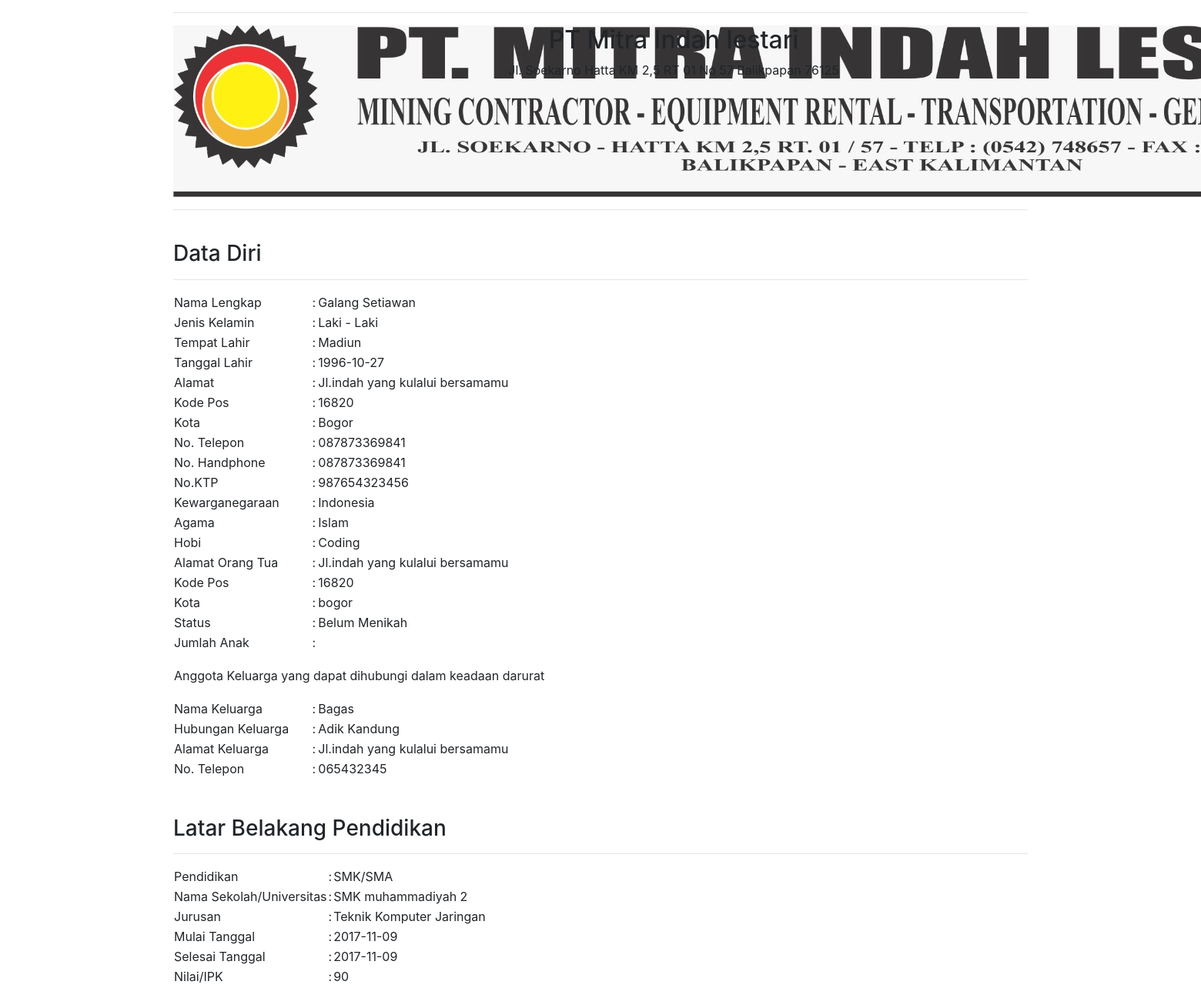
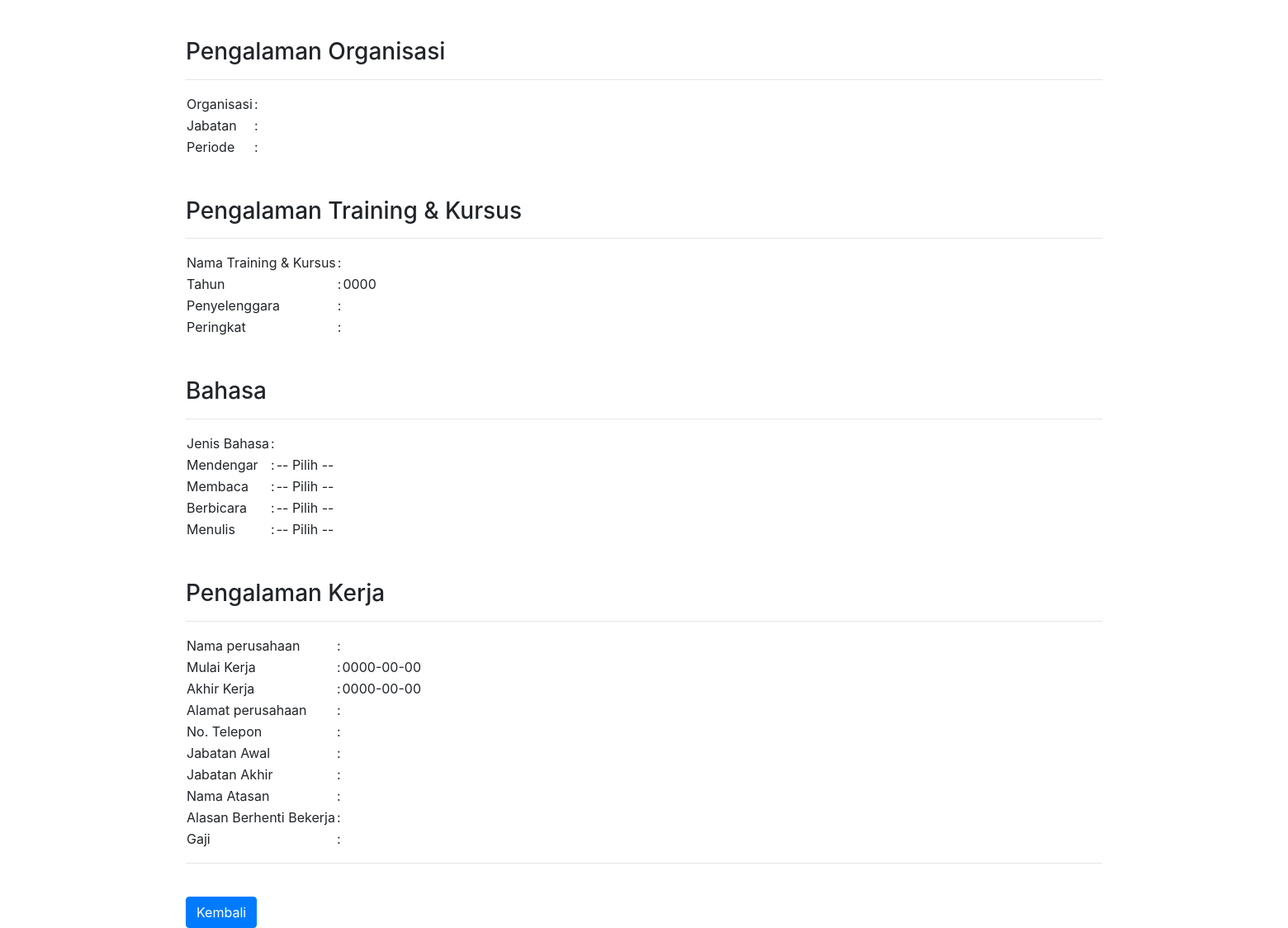
Page /pelamar/lihat_pelamar.php?id_pelamar=320010 on the committed database (2 pictures, top to bottom).
### tables this page shows
CREATE TABLE `pelamar` (
  `id_pelamar` int(5) NOT NULL,
  `posisi_pekerjaan` varchar(20) NOT NULL,
  `lokasi_seleksi` varchar(13) NOT NULL,
  `username` varchar(40) NOT NULL,
  `password` varchar(18) NOT NULL,
  `nama` varchar(40) NOT NULL,
  `jekel` varchar(15) NOT NULL,
  `tempat_lhr` varchar(25) NOT NULL,
  `tgl_lhr` date NOT NULL,
  `alamat` varchar(40) NOT NULL,
  `kodepos` varchar(15) NOT NULL,
  `kota` varchar(15) NOT NULL,
  `no_tlp` varchar(20) NOT NULL,
  `no_hp` varchar(20) NOT NULL,
  `ktp` varchar(16) NOT NULL,
  `negara` varchar(20) NOT NULL,
  `agama` varchar(15) NOT NULL,
  `hobi` varchar(10) NOT NULL,
  `alamat_ortu` varchar(35) NOT NULL,
  `kodepos_ortu` varchar(15) NOT NULL,
  `kota_ortu` varchar(15) NOT NULL,
  `status` varchar(15) NOT NULL,
  `jml_anak` varchar(10) NOT NULL,
  `nm_kel` varchar(35) NOT NULL,
  `hubungan` varchar(20) NOT NULL,
  `alamat_kel` varchar(35) NOT NULL,
  `no_kel` varchar(15) NOT NULL,
  `pendidikan` varchar(15) NOT NULL,
  `nm_sekolah` varchar(30) NOT NULL,
  `jurusan` varchar(30) NOT NULL,
  `tgl_mulai` date NOT NULL,
  `tgl_selesai` date NOT NULL,
  `nilai` float NOT NULL,
  `organisasi` varchar(35) NOT NULL,
  `jabatan` varchar(25) NOT NULL,
  `periode_org` varchar(20) NOT NULL,
  `nm_kursus` varchar(30) NOT NULL,
  `tahun` year(4) NOT NULL,
  `penyelenggara` varchar(25) NOT NULL,
  `peringkat` varchar(15) NOT NULL,
  `bahasa` varchar(15) NOT NULL,
  `dengar` varchar(15) NOT NULL,
  `baca` varchar(15) NOT NULL,
  `bicara` varchar(15) NOT NULL,
  `tulis` varchar(15) NOT NULL,
  `nm_pt` varchar(25) NOT NULL,
  `tgl_awal` date NOT NULL,
  `tgl_akhir` date NOT NULL,
  `almt_pt` varchar(35) NOT NULL,
  `tlp_pt` varchar(15) NOT NULL,
  `jabat_awal` varchar(20) NOT NULL,
  `jabat_akhir` varchar(20) NOT NULL,
  `nm_atasan` varchar(30) NOT NULL,
  `alasan` varchar(100) NOT NULL,
  `gaji` varchar(20) NOT NULL,
  `dokumen` longtext NOT NULL,
  `foto` longtext NOT NULL,
  `file_sertifikat` longtext NOT NULL
);

### pelamar/lihat_pelamar.php (the view, shortened to what this page needs)
<?php
	include"koneksi.php";
	$id_pelamar = $_GET['id_pelamar'];
	$query = "SELECT * FROM pelamar where id_pelamar=$id_pelamar";
	$sql = mysqli_query($connect, $query);
	while ($data = mysqli_fetch_array($sql)) {
echo "
<!doctype html>
<html lang='en'>
  <head>
    <link rel='stylesheet' href='https://maxcdn.bootstrapcdn.com/bootstrap/4.0.0-beta.2/css/bootstrap.min.css'>
  </head>
  <body>
  <div class='container'>
	<hr>
	<div class='row'>
		<div class='col-sm-4 col-sm-offsite-2'>
			<a href='' class='rounded'>
				<img src='Logo1.JPG'>
			</a>
		</div>
		<div class='col-sm-6'>
			<h2 class='text-center'>PT Mitra Indah lestari</h2>
			<p class='text-center'>Jl. Soekarno Hatta KM 2,5 RT 01 No 57 Balikpapan 76125</p>
		</div>
	</div>
	<hr>
	<br>
    <h3>Data Diri</h3><hr>
    <table border='0'>
      <tr>
        <td> Nama Lengkap </td>
         <td> : </td>
        <td>".$data['nama']."</td>
      </tr>
      <tr>
        <td> Jenis Kelamin </td>
         <td> : </td>
        <td>".$data['jekel']."</td>
      </tr>
      <tr>
        <td> Tempat Lahir </td>
         <td> : </td>
        <td>".$data['tempat_lhr']."</td>
      </tr>
      <tr>
        <td> Tanggal Lahir </td>
         <td> : </td>
        <td>".$data['tgl_lhr']."</td>
      </tr>
      <tr>
        <td> Alamat </td>
         <td> : </td>
        <td>".$data['alamat']."</td>
      </tr>
      <tr>
        <td> Kode Pos </td>
         <td> : </td>
        <td>".$data['kodepos']."</td>
      </tr>
      <tr>
        <td> Kota </td>
         <td> : </td>
        <td>".$data['kota']."</td>
      </tr>
      <tr>
        <td> No. Telepon </td>
         <td> : </td>
        <td>".$data['no_tlp']."</td>
      </tr>
      <tr>
        <td> No. Handphone </td>
         <td> : </td>
        <td>".$data['no_hp']."</td>
      </tr>
      <tr>
        <td> No.KTP </td>
         <td> : </td>
        <td>".$data['ktp']."</td>
      </tr>
      <tr>
        <td> Kewarganegaraan </td>
         <td> : </td>
        <td>".$data['negara']."</td>
      </tr>
      <tr>
        <td> Agama </td>
         <td> : </td>
        <td>".$data['agama']."</td>
      </tr>
      <tr>
        <td> Hobi </td>
         <td> : </td>
        <td>".$data['hobi']."</td>
      </tr>
      <tr>
        <td> Alamat Orang Tua </td>
         <td> : </td>
        <td>".$data['alamat_ortu']."</td>
      </tr>
      <tr>
        <td> Kode Pos </td>
         <td> : </td>
        <td>".$data['kodepos_ortu']."</td>
      </tr>
      <tr>
        <td> Kota </td>
         <td> : </td>
        <td>".$data['kota_ortu']."</td>
      </tr>
      <tr>
        <td> Status </td>
         <td> : </td>
        <td>".$data['status']."</td>
      </tr>
      <tr>
        <td> Jumlah Anak </td>
         <td> : </td>
        <td>".$data['jml_anak']."</td>
      </tr>
      <tr height='60'>
      	<td colspan='3'>Anggota Keluarga yang dapat dihubungi dalam keadaan darurat</td>
      </tr>
      <tr>
        <td> Nama Keluarga </td>
         <td> : </td>
        <td>".$data['nm_kel']."</td>
      </tr>
      <tr>
        <td> Hubungan Keluarga</td>
         <td> : </td>
        <td>".$data['hubungan']."</td>
      </tr>
      <tr>
        <td> Alamat Keluarga</td>
         <td> : </td>
        <td>".$data['alamat_kel']."</td>
      </tr>
      <tr>
        <td> No. Telepon </td>
         <td> : </td>
        <td>".$data['no_kel']."</td>
      </tr>
    </table>
	<br><br>
	<h3>Latar Belakang Pendidikan</h3>
	<hr>
    <table>
    	<tr>
        <td> Pendidikan </td>
         <td> : </td>
        <td>".$data['pendidikan']."</td>
      </tr>
      <tr>
        <td> Nama Sekolah/Universitas </td>
         <td> : </td>
        <td>".$data['nm_sekolah']."</td>
      </tr>
       <tr>
        <td> Jurusan </td>
         <td> : </td>
        <td>".$data['jurusan']."</td>
      </tr>
      <tr>
        <td> Mulai Tanggal </td>
         <td> : </td>
        <td>".$data['tgl_mulai']."</td>
      </tr>
      <tr>
        <td> Selesai Tanggal </td>
         <td> : </td>
        <td>".$data['tgl_selesai']."</td>
      </tr>
      <tr>
        <td> Nilai/IPK </td>
         <td> : </td>
        <td>".$data['nilai']."</td>
      </tr>
     </table>
      <br><br>
	<h3>Pengalaman Organisasi</h3>
	<hr>
	<table>
		<tr>
        	<td> Organisasi </td>
         	<td> : </td>
        	<td>".$data['organisasi']."</td>
      	</tr>
      	<tr>
        	<td> Jabatan </td>
         	<td> : </td>
        	<td>".$data['jabatan']."</td>
      	</tr>
      	<tr>
        	<td> Periode </td>
         	<td> : </td>
        	<td>".$data['periode_org']."</td>
      	</tr>
	</table>
	<br><br>
	<h3>Pengalaman Training & Kursus</h3>
	<hr>
	<table>
		<tr>
        	<td> Nama Training & Kursus </td>
         	<td> : </td>
        	<td>".$data['nm_kursus']."</td>
      	</tr>
      	<tr>
        	<td> Tahun </td>
         	<td> : </td>
        	<td>".$data['tahun']."</td>
      	</tr>
      	<tr>
        	<td> Penyelenggara </td>
         	<td> : </td>
        	<td>".$data['penyelenggara']."</td>
      	</tr>
      	<tr>
        	<td> Peringkat </td>
         	<td> : </td>
        	<td>".$data['peringkat']."</td>
      	</tr>
	</table>
	<br><br>
	<h3>Bahasa</h3>
    <hr>
    <table>
		<td> Jenis Bahasa </td>
         <td> : </td>
        <td>".$data['bahasa']."</td>
      <tr>
        <td> Mendengar </td>
         <td> : </td>
        <td>".$data['dengar']."</td>
      </tr>
      <tr>
        <td> Membaca </td>
         <td> : </td>
        <td>".$data['baca']."</td>
      </tr>
      <tr>
        <td> Berbicara</td>
         <td> : </td>
        <td>".$data['bicara']."</td>
      </tr>
      <tr>
        <td> Menulis </td>
         <td> : </td>
        <td>".$data['tulis']."</td>
      </tr>
    </table>
    <br><br>
    <h3>Pengalaman Kerja</h3>
    <hr>
    <table>
	  <tr>
        <td> Nama perusahaan </td>
         <td> : </td>
        <td>".$data['nm_pt']."</td>
      </tr>
      <tr>
        <td> Mulai Kerja </td>
         <td> : </td>
        <td>".$data['tgl_awal']."</td>
      </tr>
      <tr>
        <td> Akhir Kerja</td>
         <td> : </td>
        <td>".$data['tgl_akhir']."</td>
      </tr>
      <tr>
        <td> Alamat perusahaan </td>
         <td> : </td>
        <td>".$data['almt_pt']."</td>
      </tr>
      <tr>
        <td> No. Telepon</td>
         <td> : </td>
        <td>".$data['tlp_pt']."</td>
      </tr>
       <tr>
        <td> Jabatan Awal </td>
         <td> : </td>
        <td>".$data['jabat_awal']."</td>
      </tr>
       <tr>
        <td> Jabatan Akhir</td>
         <td> : </td>
        <td>".$data['jabat_akhir']."</td>
      </tr>
       <tr>
        <td> Nama Atasan </td>
         <td> : </td>
        <td>".$data['nm_atasan']."</td>
      </tr>
       <tr>
        <td> Alasan Berhenti Bekerja</td>
         <td> : </td>
        <td>".$data['alasan']."</td>
      </tr>
       <tr>
        <td> Gaji </td>
         <td> : </td>
        <td>".$data['gaji']."</td>
      </tr>
    </table>
    <hr>
    <br>
    <div class='row'>
    	<div class='col-sm-offset-7 col-sm-5'>
             <a href='index.php'><button type='button' class='btn btn-primary'>Kembali</button></a>
        </div>
    </div>
  </div>
  </body>
</html>
";
	}
 ?>

### rows in the picture
pelamar: nama "Galang Setiawan", jekel "Laki - Laki", tempat_lhr "Madiun", tgl_lhr "1996-10-27", alamat "Jl.indah yang kulalui bersamamu", kodepos "16820", kota "Bogor", no_tlp "087873369841", no_hp "087873369841", ktp "987654323456", negara "Indonesia", agama "Islam", hobi "Coding", alamat_ortu "Jl.indah yang kulalui bersamamu", kodepos_ortu "16820", kota_ortu "bogor", status "Belum Menikah", nm_kel "Bagas", hubungan "Adik Kandung", alamat_kel "Jl.indah yang kulalui bersamamu", no_kel "065432345", pendidikan "SMK/SMA", nm_sekolah "SMK muhammadiyah 2", jurusan "Teknik Komputer Jaringan", tgl_mulai "2017-11-09", tgl_selesai "2017-11-09", nilai "90", tahun "0000", dengar "-- Pilih --", baca "-- Pilih --", bicara "-- Pilih --", tulis "-- Pilih --", tgl_awal "0000-00-00", tgl_akhir "0000-00-00"
